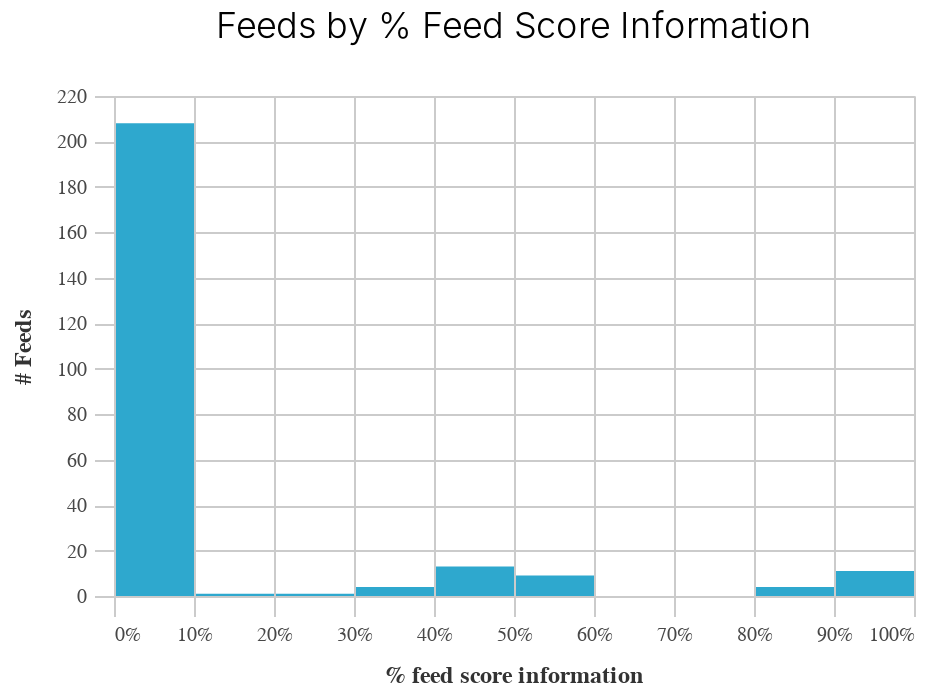

Notebook code for this chart:
### Code cell
# Distribution of feed score
# Most are 0's, but can see that a 100% threshold only grabs very few feeds
make_histogram(df, "feed_score")

### Figure 1 — Vega-Lite specification as saved in the notebook (floating-point values rounded to 4 significant figures; data arrays with more than 128 entries replaced by an {"elided": "..."} marker saying what was removed)
{"config": {"view": {"continuousWidth": 400, "continuousHeight": 300}, "axis": {"domainColor": "#cbcbcb", "grid": true, "gridColor": "#cbcbcb", "gridWidth": 1, "labelColor": "#474747", "labelFont": "Nunito Sans", "labelFontSize": 10, "labelPadding": 4, "tickColor": "#cbcbcb", "tickSize": 10, "titleColor": "#333", "titleFont": "Raleway", "titleFontSize": 12, "titlePadding": 10}, "axisBand": {"grid": false}, "background": "white", "font": "Raleway", "header": {"labelFont": "Nunito Sans", "titleFont": "Raleway"}, "legend": {"labelColor": "#333", "labelFont": "Nunito Sans", "labelFontSize": 11, "labelLimit": 0, "padding": 1, "symbolSize": 30, "symbolType": "square", "titleColor": "#333", "titleFont": "Raleway", "titleFontSize": 14, "titlePadding": 10}, "title": {"anchor": "middle", "font": "Raleway", "fontSize": 18, "fontWeight": 300, "offset": 20}}, "data": {"name": "data-cdec56029583179ef0bcf3dce0e272ed"}, "mark": "bar", "encoding": {"color": {"value": "#2EA8CE"}, "tooltip": [{"bin": true, "field": "feed_score", "title": "bin", "type": "quantitative"}, {"aggregate": "count", "title": "count", "type": "quantitative"}], "x": {"axis": {"format": "%"}, "bin": true, "field": "feed_score", "title": "% feed score information", "type": "quantitative"}, "y": {"aggregate": "count", "title": "# Feeds", "type": "quantitative"}}, "height": 250, "selection": {"selector007": {"type": "interval", "bind": "scales", "encodings": ["x", "y"]}}, "title": "Feeds by % Feed Score Information", "width": 400, "$schema": "https://vega.github.io/schema/vega-lite/v4.17.0.json", "datasets": {"data-cdec56029583179ef0bcf3dce0e272ed": {"elided": "251 records"}}}
